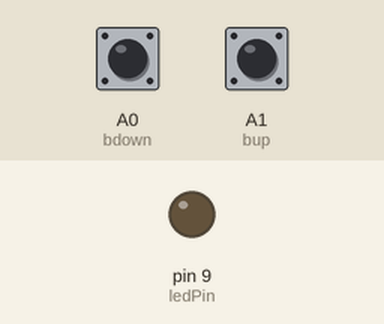
A sketch run on a simulated Arduino Uno, built with avr-gcc and run on an emulated ATmega328P. Parts: output pins drawn as LEDs (lit = HIGH). The test bench sets the inputs (shaded band); at power-on: A1 (bup) HIGH, A0 (bdown) HIGH.

Above: at 1.2 s.
1.3 s: A1 (bup) pulled LOW for 1 s
At 2.5 s:
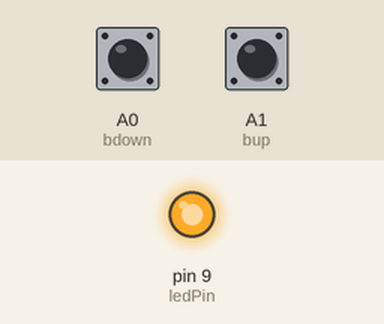
3.8 s: A0 (bdown) pulled LOW for 1 s
At 4.05 s:
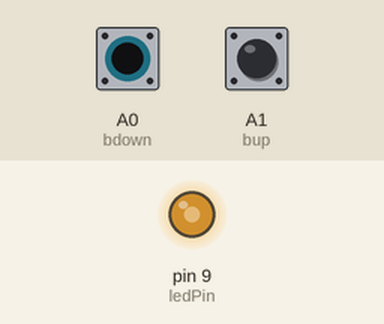
6.3 s: A1 (bup) pulled LOW for 0.15 s
At 7.3 s:
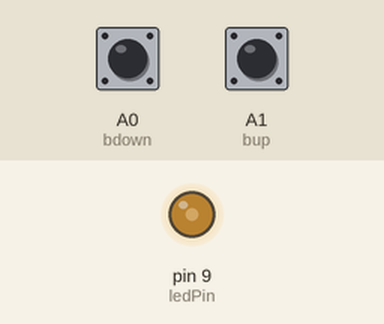
8.0 s: A1 (bup) pulled LOW for 3.2 s
At 8.25 s:
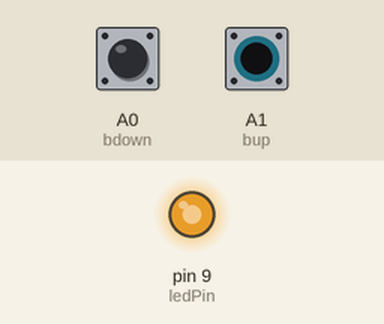
Timing chart, 0 to 11.0 s (numbered marks = the images above; inputs shaded):
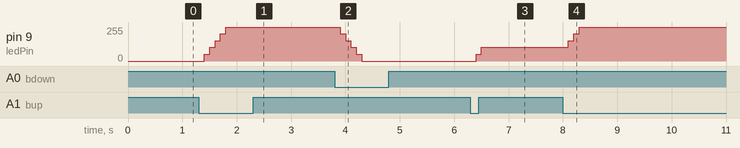

The sketch:

Led_cu2butoane.ino
```cpp
int bup=A1;
int bdown=A0;
int ledPin=9;
int readval1;
int readval2;
int currentSt=0;
void setup() {

  // put your setup code here, to run once:
  pinMode(bup, INPUT);
  pinMode(bdown, INPUT);
  pinMode(ledPin, OUTPUT);
  Serial.begin(9600);
}

void loop() {
  // put your main code here, to run repeatedly:
  readval1=digitalRead(bdown);
  readval2=digitalRead(bup);
  delay(100);
  if(readval1==0)
    currentSt=currentSt-51;
  if(readval2==0)
    currentSt=currentSt+51;
  if(currentSt>255)
    currentSt=255;
  if(currentSt<0)
    currentSt=0;
  analogWrite(ledPin,currentSt);


}
```

Measured:
- after the input at 1.3 s, pin 9 (ledPin): moves from 0/255 to 255/255 over 0.40 s, starting after 0.10 s
- after the input at 3.8 s, pin 9 (ledPin): moves from 255/255 to 0/255 over 0.40 s, starting after 0.10 s
- after the input at 6.3 s, pin 9 (ledPin): 0/255 → 51/255 after 0.10 s, → 102/255 0.10 s later
- after the input at 8.0 s, pin 9 (ledPin): 102/255 → 153/255 after 0.10 s, → 204/255 0.10 s later, → 255/255 0.10 s later
